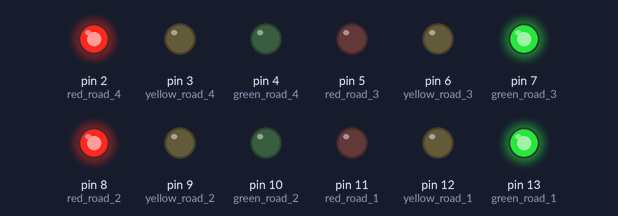
A sketch run on a simulated Arduino Uno, built with avr-gcc and run on an emulated ATmega328P. On the bench: output pins drawn as LEDs (lit = HIGH).

Above: at 1.5 s.
At 4.5 s:
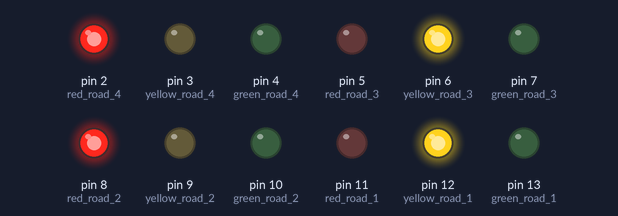
At 9.0 s:
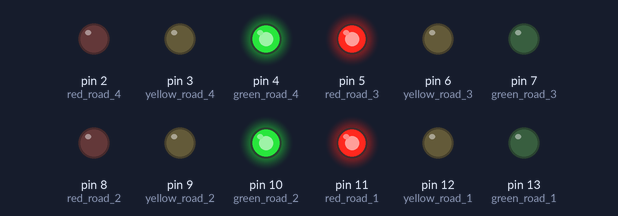
At 12.0 s:
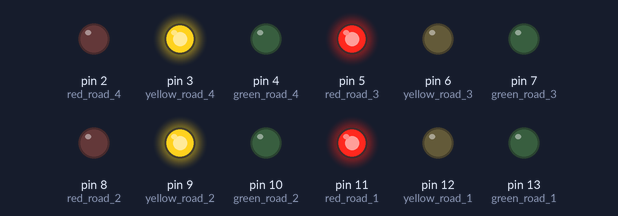
At 14.2 s:
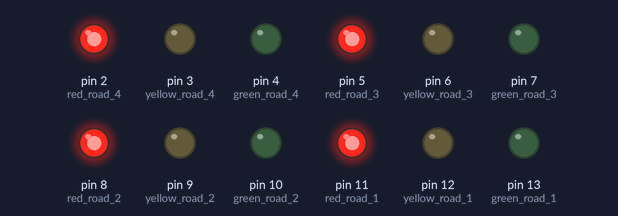
Timing chart, 0 to 19.5 s (numbered marks = the images above):
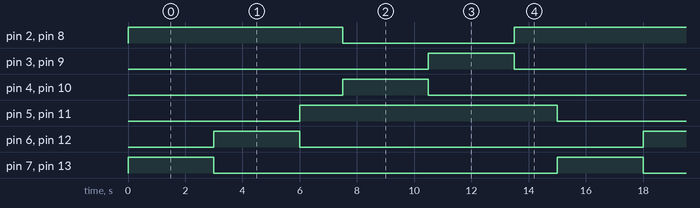

Measured:
- by itself, pin 2 (red_road_4), pin 8 (red_road_2): repeats every 15.0 s: LOW 6.0 s, HIGH 9.0 s
- by itself, pin 5 (red_road_3), pin 11 (red_road_1): alternates HIGH for 9.0 s and LOW for 6.0 s
- by itself, pin 3 (yellow_road_4), pin 4 (green_road_4), pin 6 (yellow_road_3), pin 7 (green_road_3), pin 9 (yellow_road_2), pin 10 (green_road_2), pin 12 (yellow_road_1), pin 13 (green_road_1): alternates HIGH for 3.0 s and LOW for 12.0 s

The sketch:

traffic_light.ino
```cpp
void setup() {
  // put your setup code here, to run once:
  pinMode(13, OUTPUT); //green road 1
  pinMode(12, OUTPUT); //yellow road 1
  pinMode(11, OUTPUT); //red road 1

  pinMode(10, OUTPUT); //green road 2
  pinMode(9, OUTPUT); //yellow road 2
  pinMode(8, OUTPUT); //red road 2

  pinMode(7, OUTPUT); //green road 3
  pinMode(6, OUTPUT); //yellow road 3
  pinMode(5, OUTPUT); //red road 3

  pinMode(4, OUTPUT); //green road 4
  pinMode(3, OUTPUT); //yellow road 4
  pinMode(2, OUTPUT); //red road 4
}

void loop() {

  //road 1 North
  digitalWrite(13, 1);  //green road 1
  digitalWrite(12, 0);
  digitalWrite(11, 0);

  //road 2 East
  digitalWrite(10, 0);
  digitalWrite(9, 0);
  digitalWrite(8, 1);  //red road 2

  //road 3 South
  digitalWrite(7, 1);  //green road 3
  digitalWrite(6, 0);
  digitalWrite(5, 0);

  //road 4 West
  digitalWrite(4, 0);
  digitalWrite(3, 0);
  digitalWrite(2, 1);  //red road 4
  delay(3000);

/////////////////////
  //road 1 North
  digitalWrite(13, 0);
  digitalWrite(12, 1); //yellow road 1
  digitalWrite(11, 0);

  //road 2 East
  digitalWrite(10, 0);
  digitalWrite(9, 0);
  digitalWrite(8, 1);  //red road 2

  //road 3 South
  digitalWrite(7, 0);
  digitalWrite(6, 1); //yellow road 3
  digitalWrite(5, 0);

  //road 4 West
  digitalWrite(4, 0);
  digitalWrite(3, 0);
  digitalWrite(2, 1);  //red road 4
  delay(3000);

/////////////////////
  //road 1 North
  digitalWrite(13, 0);
  digitalWrite(12, 0);
  digitalWrite(11, 1); //red road 1

  //road 2 East
  digitalWrite(10, 0);
  digitalWrite(9, 0);
  digitalWrite(8, 1);  //red road 2

  //road 3 South
  digitalWrite(7, 0);
  digitalWrite(6, 0);
  digitalWrite(5, 1); //red road 3

  //road 4 West
  digitalWrite(4, 0);
  digitalWrite(3, 0);
  digitalWrite(2, 1);  //red road 4
  delay(1500);

/////////////////////
  //road 1 North
  digitalWrite(13, 0);
  digitalWrite(12, 0);
  digitalWrite(11, 1); //red road 1

  //road 2 East
  digitalWrite(10, 1); //green road 2
  digitalWrite(9, 0);
  digitalWrite(8, 0);

  //road 3 South
  digitalWrite(7, 0);
  digitalWrite(6, 0);
  digitalWrite(5, 1); //red road 3

  //road 4 West
  digitalWrite(4, 1);  //green road 4
  digitalWrite(3, 0);
  digitalWrite(2, 0);
  delay(3000);

/////////////////////
  //road 1 North
  digitalWrite(13, 0);
  digitalWrite(12, 0);
  digitalWrite(11, 1); //red road 1

  //road 2 East
  digitalWrite(10, 0);
  digitalWrite(9, 1); //yellow road 2
  digitalWrite(8, 0);

  //road 3 South
  digitalWrite(7, 0);
  digitalWrite(6, 0);
  digitalWrite(5, 1); //red road 3

  //road 4 West
  digitalWrite(4, 0);
  digitalWrite(3, 1); //yellow road 4
  digitalWrite(2, 0);
  delay(3000);

/////////////////////
  //road 1 North
  digitalWrite(13, 0);
  digitalWrite(12, 0);
  digitalWrite(11, 1); //red road 1

  //road 2 East
  digitalWrite(10, 0);
  digitalWrite(9, 0);
  digitalWrite(8, 1);  //red road 2

  //road 3 South
  digitalWrite(7, 0);
  digitalWrite(6, 0);
  digitalWrite(5, 1); //red road 3

  //road 4 West
  digitalWrite(4, 0);
  digitalWrite(3, 0);
  digitalWrite(2, 1);  //red road 4
  delay(1500);

/////////////////////
}
```
